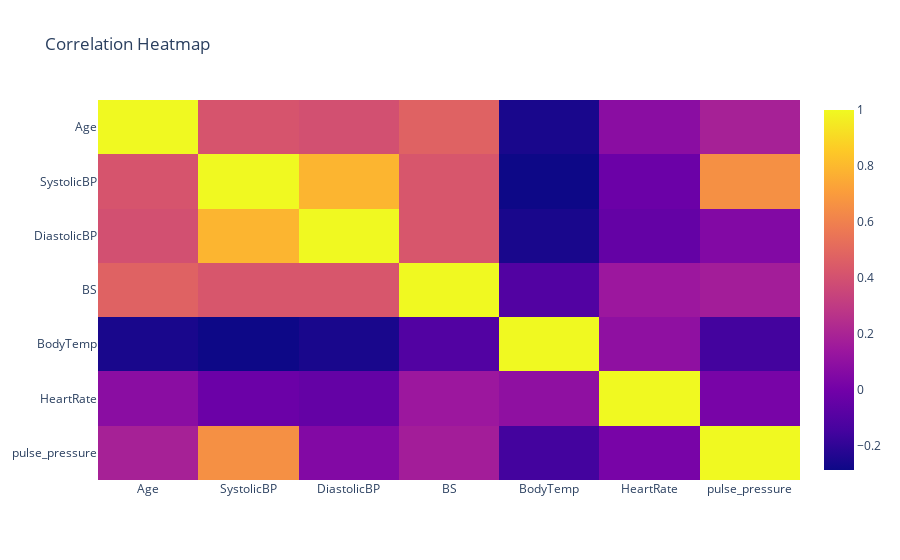

Notebook cell for this chart:
### Code cell
corr = df.drop(columns=["RiskLevel"]).corr(numeric_only=True)

fig = px.imshow(corr, title="Correlation Heatmap", aspect="auto")
fig.show()

### Figure 1 — Plotly figure (JSON) as saved in the notebook; plotly's stock layout.template omitted (floating-point values rounded to 4 significant figures)
{"data": [{"coloraxis": "coloraxis", "hovertemplate": "x: %{x}<br>y: %{y}<br>color: %{z}<extra></extra>", "name": "0", "type": "heatmap", "x": ["Age", "SystolicBP", "DiastolicBP", "BS", "BodyTemp", "HeartRate", "pulse_pressure"], "xaxis": "x", "y": ["Age", "SystolicBP", "DiastolicBP", "BS", "BodyTemp", "HeartRate", "pulse_pressure"], "yaxis": "y", "z": [[1.0, 0.416, 0.398, 0.4733, -0.2553, 0.0798, 0.1873], [0.416, 1.0, 0.787, 0.4252, -0.2866, -0.02311, 0.6575], [0.398, 0.787, 1.0, 0.4238, -0.2575, -0.04615, 0.05261], [0.4733, 0.4252, 0.4238, 1.0, -0.1035, 0.1429, 0.1706], [-0.2553, -0.2866, -0.2575, -0.1035, 1.0, 0.09877, -0.1494], [0.0798, -0.02311, -0.04615, 0.1429, 0.09877, 1.0, 0.01896], [0.1873, 0.6575, 0.05261, 0.1706, -0.1494, 0.01896, 1.0]]}], "layout": {"coloraxis": {"colorscale": [[0, "#0d0887"], [0.1111, "#46039f"], [0.2222, "#7201a8"], [0.3333, "#9c179e"], [0.4444, "#bd3786"], [0.5556, "#d8576b"], [0.6667, "#ed7953"], [0.7778, "#fb9f3a"], [0.8889, "#fdca26"], [1, "#f0f921"]]}, "title": {"text": "Correlation Heatmap"}, "xaxis": {"anchor": "y", "domain": [0, 1]}, "yaxis": {"anchor": "x", "autorange": "reversed", "domain": [0, 1]}}}
